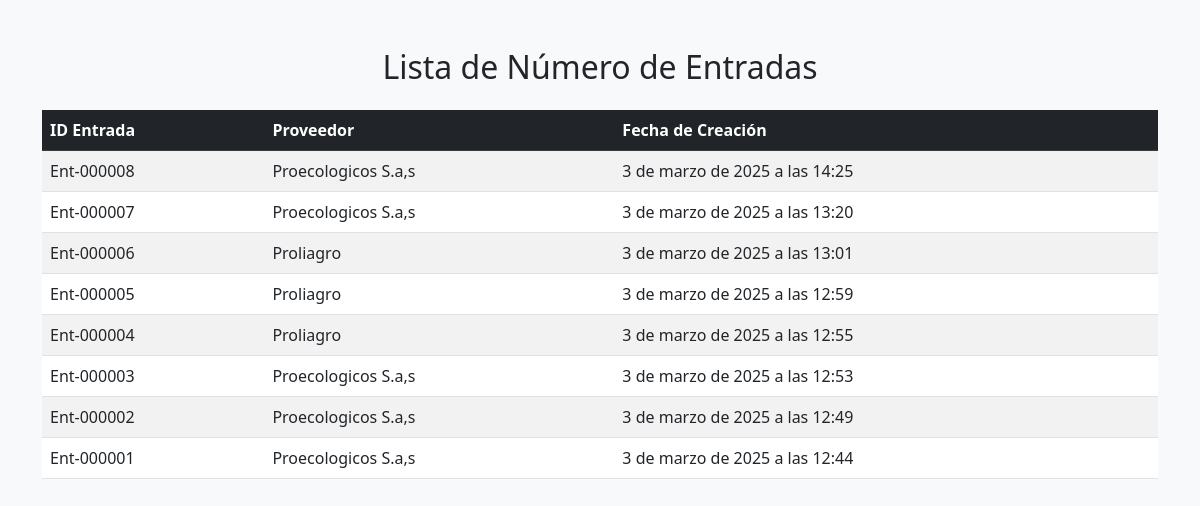
Screenshot of /lista_numero_entradas/ with the database file from the repository.
### app/models.py (models this page shows, shortened)
class NumeroEntrada(models.Model):
    id_entrada = models.CharField(max_length=10, unique=True, blank=True)
    proveedor = models.ForeignKey(Proveedor, on_delete=models.CASCADE)
    fecha_generacion = models.DateTimeField(auto_now_add=True)

class Proveedor(models.Model):
    id_proveedor = models.CharField(
        max_length=10,
        unique=True,
        default='',
        blank=True,
        primary_key=True
    )
    nombre_comercial = models.CharField(max_length=100)
    representante_legal = models.CharField(max_length=100)
    nit = models.CharField(max_length=20, unique=True)
    direccion = models.CharField(max_length=150)
    telefono = models.CharField(max_length=15)
    correo_electronico = models.EmailField()

### app/views.py (the view)
# urls.py: path('lista_numero_entradas/', views.listar_numero_entradas, name='lista_numero_entradas'),
def listar_numero_entradas(request):
    numero_entradas = NumeroEntrada.objects.select_related('proveedor').all().order_by('-fecha_generacion')
    return render(request, 'Entradas/lista_numero_entradas.html', {'numero_entradas': numero_entradas})

### app/Templates/Entradas/lista_numero_entradas.html (shortened to what this page needs)
<!DOCTYPE html>
<html lang="es">
<head>
    <link href="https://cdn.jsdelivr.net/npm/bootstrap@5.3.0/dist/css/bootstrap.min.css" rel="stylesheet">
</head>
<body class="bg-light">
    <div class="container mt-5">
        <h2 class="text-center mb-4">Lista de Número de Entradas</h2>
        <div class="table-responsive">
            <table class="table table-striped table-hover">
                <thead class="table-dark">
                    <tr>
                        <th>ID Entrada</th>
                        <th>Proveedor</th>
                        <th>Fecha de Creación</th>
                    </tr>
                </thead>
                <tbody>
                    {% for entrada in numero_entradas %}
                    <tr>
                        <td>{{ entrada.id_entrada }}</td>
                        <td>{{ entrada.proveedor.nombre_comercial }}</td>
                        <td>{{ entrada.fecha_generacion }}</td>
                    </tr>
                    {% empty %}
                    <tr>
                        <td colspan="3" class="text-center">No hay entradas registradas.</td>
                    </tr>
                    {% endfor %}
                </tbody>
            </table>
        </div>
    </div>
</body>
</html>

### rows the page displays
NumeroEntrada: id_entrada "Ent-000008", proveedor.nombre_comercial "Proecologicos S.a,s", fecha_generacion "3 de marzo de 2025 a las 14:25"
NumeroEntrada: id_entrada "Ent-000007", proveedor.nombre_comercial "Proecologicos S.a,s", fecha_generacion "3 de marzo de 2025 a las 13:20"
NumeroEntrada: id_entrada "Ent-000006", proveedor.nombre_comercial "Proliagro", fecha_generacion "3 de marzo de 2025 a las 13:01"
NumeroEntrada: id_entrada "Ent-000005", proveedor.nombre_comercial "Proliagro", fecha_generacion "3 de marzo de 2025 a las 12:59"
NumeroEntrada: id_entrada "Ent-000004", proveedor.nombre_comercial "Proliagro", fecha_generacion "3 de marzo de 2025 a las 12:55"
NumeroEntrada: id_entrada "Ent-000003", proveedor.nombre_comercial "Proecologicos S.a,s", fecha_generacion "3 de marzo de 2025 a las 12:53"
NumeroEntrada: id_entrada "Ent-000002", proveedor.nombre_comercial "Proecologicos S.a,s", fecha_generacion "3 de marzo de 2025 a las 12:49"
NumeroEntrada: id_entrada "Ent-000001", proveedor.nombre_comercial "Proecologicos S.a,s", fecha_generacion "3 de marzo de 2025 a las 12:44"
